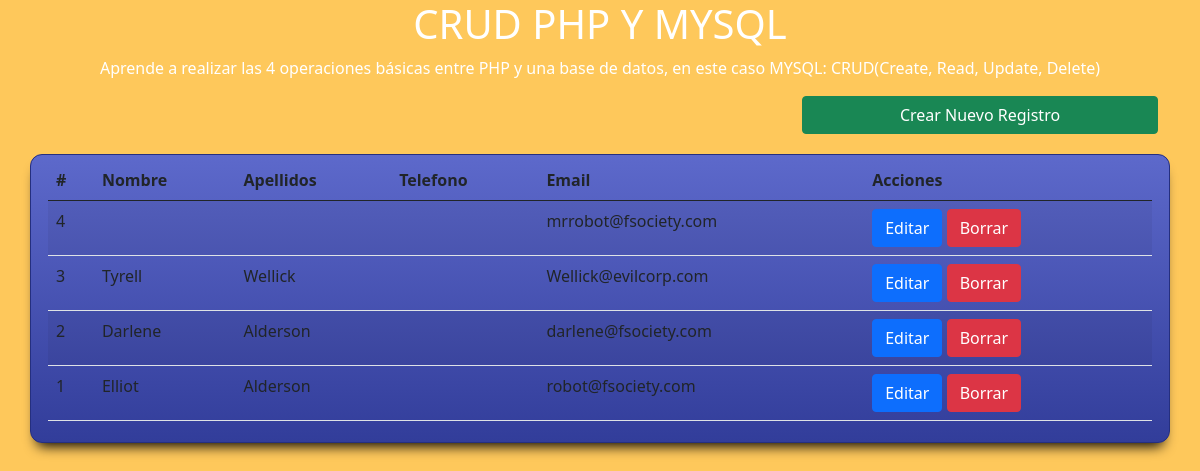
The page /Proyectos/4-Crud_PHP_MYSQL/index.php on the database its author committed.
### tables this page shows
CREATE TABLE usuarios(
    id          int(255) auto_increment not null,
    nombre      varchar(100) not null,
    apellidos   varchar(100)not null,
    email       varchar(255) not null,
    password    varchar(255) not null,
    fecha       date not null,
    CONSTRAINT pk_usuarios PRIMARY KEY(id),
    CONSTRAINT uq_email UNIQUE(email)
);

### Proyectos/4-Crud_PHP_MYSQL/index.php (the view, shortened to what this page needs)
<?php
include 'conexion.php';
?>
<?php
    $query = "SELECT * FROM usuarios ORDER BY id DESC";
    $usuarios = mysqli_query($con, $query);
?>
<!doctype html>
<html lang="es">
  <head>
    <link href="https://cdn.jsdelivr.net/npm/bootstrap@5.0.0-beta1/dist/css/bootstrap.min.css" rel="stylesheet">
    <link href="css/estilos.css" rel="stylesheet">
  </head>
  <body>
    <h1 class="text-center">CRUD PHP Y MYSQL</h1>
    <p class="text-center">Aprende a realizar las 4 operaciones básicas entre PHP y una base de datos, en este caso MYSQL: CRUD(Create, Read, Update, Delete)</p>
    <div class="container">
        <div class="row">
            <div class="col-sm-4 offset-8">
                <a href="crear.php" class="btn btn-success w-100"> Crear Nuevo Registro</a>
            </div>
        </div>
        <div class="row caja">
            <div class="col-sm-12">
                <table class="table table-striped">
                    <thead>
                        <tr>
                            <th>#</th>
                            <th>Nombre</th>
                            <th>Apellidos</th>
                            <th>Telefono</th>
                            <th>Email</th>
                            <th>Acciones</th>
                        </tr>
                    </thead>
                    <tbody>
                       <?php while($fila = mysqli_fetch_assoc($usuarios)) : ?>
                        <tr>
                            <td>  <?php echo $fila['id'];?></td>
                            <td>  <?php echo $fila['nombre'];?></td>
                            <td>  <?php echo $fila['apellidos'];?></td>
                            <td>  <?php echo $fila['telefono'];?></td>
                            <td>  <?php echo $fila['email'];?></td>
                            <td>
                            <a href="editar.php?id=<?php  echo $fila['id']; ?>" class="btn btn-primary"> Editar</a>
                            <a href="borrar.php?id= <?php  echo $fila['id']; ?>" class="btn btn-danger"> Borrar</a>
                            </td>
                        </tr>
                        <?php endwhile; ?>
                    </tbody>
                </table>
            </div>
        </div>
    </div>
  </body>
</html>

### Proyectos/6-Descuento_con_SQL/css/estilos.css (style rules this page uses)
body { background-color: #fec85b; color: #fff; }
.caja { padding: 5px; margin-top: 20px; border: 1px solid #252f7f; background: rgb(50, 61, 154); background: linear-gradient( 0deg, rgba(50, 61, 154, 1) 0%, rgba(93, 105, 203, 1) 100% ); background-color: #5d69cb; border-radius: 12px; -webkit-box-shadow: 0px 10px 13px -7px #000000, 5px 5px 15px 5px rgba(0, 0, 0, 0); box-shadow: 0px 10px 13px -7px #000000, 5px 5px 15px 5px rgba(0, 0, 0, 0); }

### rows shown on the page
usuarios: id "4", email "mrrobot@fsociety.com"
usuarios: id "3", nombre "Tyrell", apellidos "Wellick", email "Wellick@evilcorp.com"
usuarios: id "2", nombre "Darlene", apellidos "Alderson", email "darlene@fsociety.com"
usuarios: id "1", nombre "Elliot", apellidos "Alderson", email "robot@fsociety.com"
